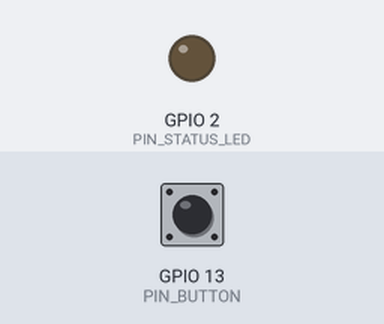
The sketch below on a simulated ESP32. Parts: output pins drawn as LEDs (lit = HIGH). The test bench sets the inputs (shaded band); at power-on: GPIO 13 (PIN_BUTTON) LOW. I2S audio is not simulated (input reads silence); what the sketch prints to the serial monitor is not drawn.

Above: at 1.3 s.
1.4 s: GPIO 13 (PIN_BUTTON) pulled HIGH for 2.35 s
At 5.9 s:
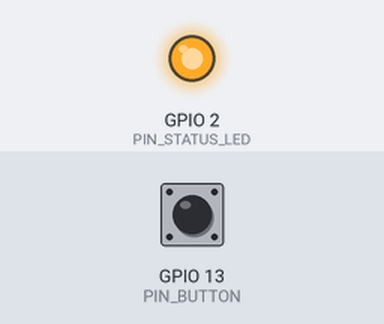
Timing chart, 0 to 7.4 s (numbered marks = the images above; inputs shaded):
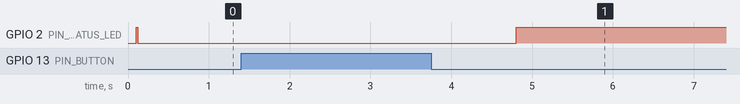

The sketch:

mic_case_serial.ino
```cpp
// HS-3 serial bench recorder: ESP32 + INMP441 -> host over UART, no SD.
// Pins match src/esp32_room_sensors/defines.h.
//
// Protocol:
//   Host waits for "HSA_READY" (repeated while idle), sends 'S'.
//   Device replies with "HSA1" + uint32 sample_rate + uint16 channels +
//   uint16 bits + uint32 total_samples + raw 16-bit little-endian PCM.
//   Then it prints "STREAM_DONE" and returns to idle.
//
// Serial is 921600 baud: 32 kHz * 16-bit mono = 64 kB/s, 921600 8N1
// carries about 92 kB/s.

#include <Arduino.h>
#include <driver/i2s.h>

static const int PIN_I2S_SCK    = 14;
static const int PIN_I2S_WS     = 15;
static const int PIN_I2S_SD     = 4;
static const int PIN_BUTTON     = 13;  // active high
static const int PIN_STATUS_LED = 2;

static const uint32_t SAMPLE_RATE    = 32000;
static const uint32_t RECORD_SECONDS = 10;
static const uint32_t TOTAL_SAMPLES  = SAMPLE_RATE * RECORD_SECONDS;
static const size_t   BLOCK_SAMPLES  = 1024;

static int32_t i2s_buffer[BLOCK_SAMPLES];
static int16_t pcm_buffer[BLOCK_SAMPLES];

static uint32_t last_ready_ms = 0;

static void write_u16(uint16_t v) {
  uint8_t b[2] = {(uint8_t)(v & 0xff), (uint8_t)(v >> 8)};
  Serial.write(b, sizeof(b));
}

static void write_u32(uint32_t v) {
  uint8_t b[4] = {(uint8_t)(v & 0xff), (uint8_t)((v >> 8) & 0xff),
                  (uint8_t)((v >> 16) & 0xff), (uint8_t)((v >> 24) & 0xff)};
  Serial.write(b, sizeof(b));
}

static bool i2s_start() {
  const i2s_config_t config = {
      .mode = (i2s_mode_t)(I2S_MODE_MASTER | I2S_MODE_RX),
      .sample_rate = SAMPLE_RATE,
      .bits_per_sample = I2S_BITS_PER_SAMPLE_32BIT,
      .channel_format = I2S_CHANNEL_FMT_ONLY_RIGHT,  // board ties L/R high; main firmware notes right
      .communication_format =
          (i2s_comm_format_t)(I2S_COMM_FORMAT_I2S | I2S_COMM_FORMAT_I2S_MSB),
      .intr_alloc_flags = ESP_INTR_FLAG_LEVEL1,
      .dma_buf_count = 8,
      .dma_buf_len = 256,
      .use_apll = false};

  if (i2s_driver_install(I2S_NUM_0, &config, 0, NULL) != ESP_OK) {
    return false;
  }

  const i2s_pin_config_t pins = {
      .bck_io_num = PIN_I2S_SCK,
      .ws_io_num = PIN_I2S_WS,
      .data_out_num = -1,
      .data_in_num = PIN_I2S_SD};

  if (i2s_set_pin(I2S_NUM_0, &pins) != ESP_OK) {
    i2s_driver_uninstall(I2S_NUM_0);
    return false;
  }

  i2s_zero_dma_buffer(I2S_NUM_0);
  return true;
}

static bool button_pressed() {
  if (digitalRead(PIN_BUTTON) != HIGH) {
    return false;
  }
  delay(30);
  return digitalRead(PIN_BUTTON) == HIGH;
}

static void wait_for_release() {
  while (digitalRead(PIN_BUTTON) == HIGH) {
    delay(10);
  }
  delay(50);
}

static void stream_recording() {
  Serial.flush();
  Serial.write("HSA1", 4);
  write_u32(SAMPLE_RATE);
  write_u16(1);
  write_u16(16);
  write_u32(TOTAL_SAMPLES);
  Serial.flush();

  // Give the host time to print "start playback" before the PCM begins.
  delay(1000);

  digitalWrite(PIN_STATUS_LED, HIGH);

  double sum_sq = 0.0;
  int32_t peak = 0;
  uint32_t samples_done = 0;
  bool ok = true;

  while (samples_done < TOTAL_SAMPLES) {
    const size_t want = BLOCK_SAMPLES * sizeof(int32_t);
    size_t bytes_read = 0;
    const esp_err_t err =
        i2s_read(I2S_NUM_0, i2s_buffer, want, &bytes_read, portMAX_DELAY);
    if (err != ESP_OK || bytes_read == 0) {
      ok = false;
      break;
    }

    size_t frames = bytes_read / sizeof(int32_t);
    if (frames > TOTAL_SAMPLES - samples_done) {
      frames = TOTAL_SAMPLES - samples_done;
    }

    for (size_t i = 0; i < frames; i++) {
      // INMP441: 24-bit data in the high bits of the 32-bit slot.
      int32_t s = i2s_buffer[i] >> 16;
      if (s > 32767) s = 32767;
      if (s < -32768) s = -32768;
      pcm_buffer[i] = (int16_t)s;
      sum_sq += (double)s * (double)s;
      const int32_t mag = s < 0 ? -s : s;
      if (mag > peak) peak = mag;
    }

    const size_t out_bytes = frames * sizeof(int16_t);
    Serial.write((const uint8_t *)pcm_buffer, out_bytes);
    samples_done += frames;
  }

  Serial.flush();
  digitalWrite(PIN_STATUS_LED, LOW);

  if (ok && samples_done == TOTAL_SAMPLES) {
    const double rms = sqrt(sum_sq / (double)TOTAL_SAMPLES);
    const double rms_dbfs =
        rms > 0.0 ? 20.0 * log10(rms / 32768.0) : -120.0;
    const double peak_dbfs =
        peak > 0 ? 20.0 * log10((double)peak / 32768.0) : -120.0;
    Serial.printf("STREAM_DONE peak %.1f dBFS RMS %.1f dBFS\n", peak_dbfs,
                  rms_dbfs);
  } else {
    Serial.printf("STREAM_ERROR %lu/%lu\n", (unsigned long)samples_done,
                  (unsigned long)TOTAL_SAMPLES);
  }
}

void setup() {
  pinMode(PIN_STATUS_LED, OUTPUT);
  digitalWrite(PIN_STATUS_LED, LOW);
  pinMode(PIN_BUTTON, INPUT_PULLDOWN);

  Serial.begin(921600);
  delay(100);
  Serial.println("HSA_READY");

  if (!i2s_start()) {
    Serial.println("ERROR: I2S init failed");
    while (true) {
      digitalWrite(PIN_STATUS_LED, HIGH);
      delay(100);
      digitalWrite(PIN_STATUS_LED, LOW);
      delay(900);
    }
  }

  last_ready_ms = millis();
}

void loop() {
  if (Serial.available()) {
    const int c = Serial.read();
    if (c == 'S') {
      stream_recording();
      last_ready_ms = millis();
    }
  }

  if (button_pressed()) {
    wait_for_release();
    stream_recording();
    last_ready_ms = millis();
  }

  if (millis() - last_ready_ms > 2000) {
    Serial.println("HSA_READY");
    last_ready_ms = millis();
  }

  // Idle heartbeat.
  digitalWrite(PIN_STATUS_LED, HIGH);
  delay(20);
  digitalWrite(PIN_STATUS_LED, LOW);
  delay(1980);
}
```
